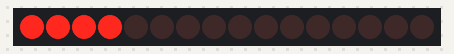
This sketch was run on a simulated Arduino Uno, built with avr-gcc and run on an emulated ATmega328P. On the bench: 16 shift-register outputs drawn as a row of LEDs (first output left, lit = HIGH). Wiring (inferred from the names in the program): 2 × shift register (74HC595): data pin 11; shift clock pin 13; latch pin 8. Wiring (inferred from the signals the program sends): row of LEDs: on Q0, Q1, Q2, Q3, Q4, Q5, Q6, Q7, Q8, Q9, Q10, Q11, Q12, Q13, Q14, Q15. What the sketch prints to the serial monitor is not drawn.

Above: at 0.5 s.
At 1.5 s:
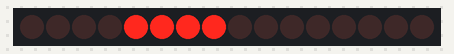
At 2.5 s:
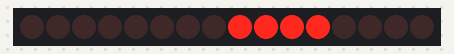
At 3.5 s:
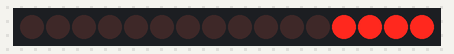
Timing chart, 0 to 5.2 s (numbered marks = the images above):
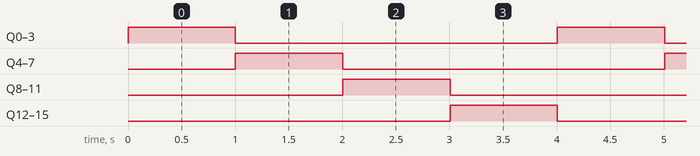

The sketch:

_4_4.ino
```cpp
// (licence header left out)
//Pin connected to ST_CP(12) of 74HC595
int latchPin = 8;
//Pin connected to SH_CP(11) of 74HC595,CLK od SD
int clockPin = 13;
////Pin connected to DS(14) of 74HC595,MOSI
int dataPin = 11;


//*********************************************
//                  HEADER FILES
//*********************************************
#include <SPI.h>
#include <EEPROM.h>


// Variables for holding values
byte shift1=0x00;
byte shift2=0x00;


void setup()
{
  pinMode(latchPin,OUTPUT);
  pinMode(clockPin, OUTPUT );
  pinMode(dataPin, OUTPUT );
  Serial.begin(9600);

}//  END OF SETUP


void loop()
{
  shift1=0xf0;
  shift2=0x00;
  digitalWrite(latchPin,0);
  shiftOut(shift2);
  shiftOut(shift1);
  digitalWrite(latchPin,1);
  delay(1000);
  shift1=0x0f;
  shift2=0x00;
  digitalWrite(latchPin,0);
  shiftOut(shift2);
  shiftOut(shift1);
  digitalWrite(latchPin,1);
  delay(1000);
  shift1=0x00;
  shift2=0xf0;
  digitalWrite(latchPin,0);
  shiftOut(shift2);
  shiftOut(shift1);
  digitalWrite(latchPin,1);
  delay(1000);
  shift1=0x00;
  shift2=0x0f;
  digitalWrite(latchPin,0);
  shiftOut(shift2);
  shiftOut(shift1);
  digitalWrite(latchPin,1);
  delay(1000);
}//    END OF LOOP


void shiftOut(byte value)
{
  int i=0;
  int pinstate;
  digitalWrite(dataPin,0);
  digitalWrite(clockPin,0);
  for(i=0;i<8;i++)
    {
      digitalWrite(clockPin,0);
      if ( value & (1<<i) )
        {
          pinstate= 1;
        }
      else
        {
          pinstate= 0;
        }
      digitalWrite(dataPin,pinstate);
      Serial.print(pinstate);
      digitalWrite(clockPin,1);
      digitalWrite(dataPin,0);
    }
    digitalWrite(clockPin,0) ;

}//   END OF SHIFT OUT
```

Measured:
- by itself, Q0–15: alternates HIGH for 1.0 s and LOW for 3.0 s
- by itself, everything shown: repeats every 4.0 s, in 4 steps
